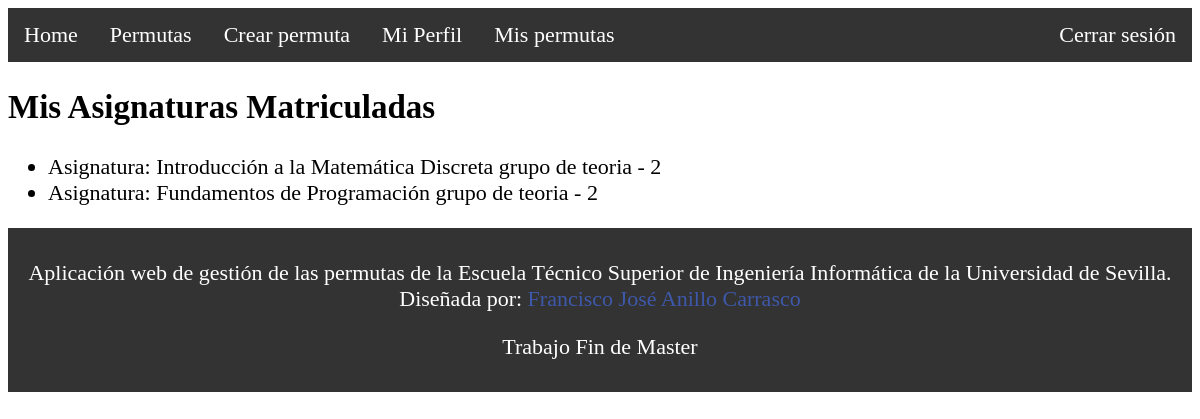
/mis_grupos/ (signed in), run on the app's committed database.
### Permutas/models.py (models this page shows, shortened)
class Grupo(models.Model):
    numero_grupo = models.IntegerField()
    limite_estudiantes = models.IntegerField()
    tipo_grupo = models.CharField(max_length=10, choices=[('teoria', 'Teoria'), ('practica', 'Practica')])
    estudiante = models.ManyToManyField(Estudiante, blank=True)
    asignatura = models.ForeignKey(Asignatura, on_delete=models.CASCADE)
    proyecto_docente = models.FileField(upload_to='pdfs/', blank=True, null=True)

class Asignatura (models.Model):
  nombre = models.CharField(max_length=255)
  grado = models.ForeignKey(Grado, on_delete=models.CASCADE)
  curso = models.CharField(max_length=10, choices=[('primero', 'Primero'), ('segundo', 'Segundo'), ('tercero', 'Tercero'), ('cuarto', 'Cuarto')])
  codigo = models.CharField(unique= True ,max_length=7)

### Permutas/views.py (the view)
# urls.py: path('mis_grupos/', grupos_estudiante, name='grupos_estudiante'),
@login_required
def grupos_estudiante(request):
    estudiante = Estudiante.objects.get(user=request.user)
    grupos = Grupo.objects.filter(estudiante=estudiante).distinct()
    context = {
        'grupos': grupos,
    }
    return render(request, 'grupos_estudiante.html', context)

### Permutas/templates/grupos_estudiante.html (shortened to what this page needs)
{% extends 'layout.html' %}
{% block content %}
<h2>Mis Asignaturas Matriculadas</h2>
<ul>
    {% for grupo in grupos %}
        <li><div type="lista-asignatura">Asignatura: {{ grupo.asignatura.nombre }} grupo de {{ grupo.tipo_grupo }} - {{ grupo.numero_grupo }}</div></li>
    {% endfor %}
</ul>
{% endblock content %}

### Permutas/templates/layout.html (style rules this page uses)
body { font-size: 22px; }

### data on the page
Grupo: asignatura.nombre "Introducción a la Matemática Discreta", tipo_grupo "teoria", numero_grupo "2"
Grupo: asignatura.nombre "Fundamentos de Programación", tipo_grupo "teoria", numero_grupo "2"
